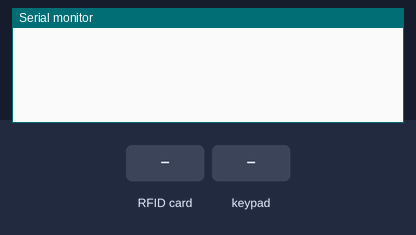
Bench run of a sketch on a simulated Arduino Uno, built with avr-gcc and run on an emulated ATmega328P. Parts: the last lines printed to the serial monitor. The inputs (shaded band) are chosen by the test bench.

Above: at 1.2 s.
1.3 s: RFID card 5E 7A 19 C4 held to the reader
At 2.0 s:
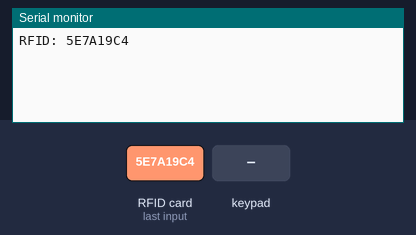
2.8 s: key '1' pressed
At 3.4 s:
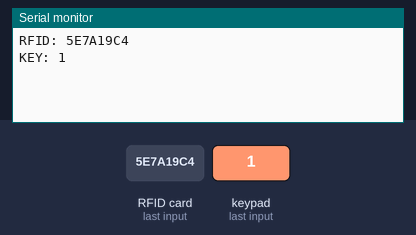
4.3 s: keypad keys 2 3 4 5 # pressed 0.4 s apart
At 7.1 s:
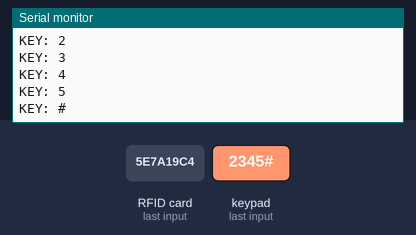
7.8 s: key 'A' pressed
At 8.8 s:
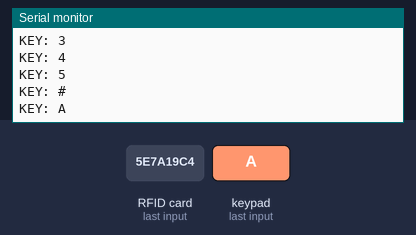
9.3 s: keypad keys 2 3 4 5 * pressed 0.4 s apart
At 12.4 s:
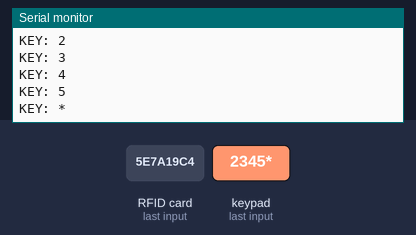
12.8 s: key 'B' pressed
At 14.1 s:
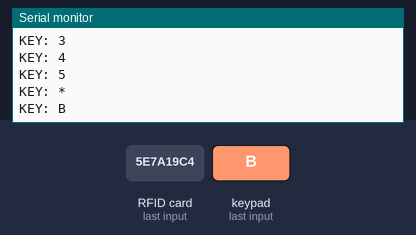
Timing chart, 0 to 15.3 s (numbered marks = the images above; inputs shaded):
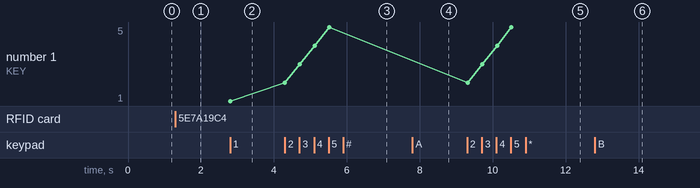

Measured:
- after the input at 1.3 s, the serial monitor: prints a new line at once (image 1)
- after the input at 2.8 s, the serial monitor: prints a new line at once (image 2)
- after the input at 4.3 s, the serial monitor: prints a new line at once (image 3)
- after the input at 7.8 s, the serial monitor: prints a new line at once (image 4)
- after the input at 9.3 s, the serial monitor: prints a new line at once (image 5)
- after the input at 12.8 s, the serial monitor: prints a new line at once (image 6)

The sketch:

monc-arduino.ino
```cpp
/* --------------------------------------
 *             MFRC522      Arduino
 *             Reader/PCD   Uno/101
 * Signal      Pin          Pin
 * --------------------------------------
 * RST/Reset   RST          9
 * SPI SS      SDA(SS)      10
 * SPI MOSI    MOSI         11 / ICSP-4
 * SPI MISO    MISO         12 / ICSP-1
 * SPI SCK     SCK          13 / ICSP-3
 */

#include <Keypad.h>
#include <SPI.h>
#include <MFRC522.h>

#define SS_PIN 10
#define RST_PIN A0 //Ignore, RST pin used instead

//Keypad initialization
const byte ROWS = 4;
const byte COLS = 4;
char keys[ROWS][COLS] = {
  {'1','2','3','A'},
  {'4','5','6','B'},
  {'7','8','9','C'},
  {'*','0','#','D'}
};
byte rowPins[ROWS] = {2, 3, 4, 5};
byte colPins[COLS] = {6, 7, 8, 9};

Keypad keypad = Keypad( makeKeymap(keys), rowPins, colPins, ROWS, COLS );

MFRC522 rfid(SS_PIN, RST_PIN);
MFRC522::MIFARE_Key key;


void setup(){
  Serial.begin(9600);

  SPI.begin(); // Init SPI bus
  rfid.PCD_Init(); // Init MFRC522
}

void loop(){
  char key = keypad.getKey();

  //Keypress detected. Print key
  if (key != NO_KEY){
    Serial.print("KEY: ");
    Serial.println(key);
  }

  // Look for new cards
  if ( ! rfid.PICC_IsNewCardPresent()){
    return;
  }

  // Verify if the NUID has been readed
  if ( ! rfid.PICC_ReadCardSerial()){
    return;
  }

  // Check is the PICC of Classic MIFARE type
  MFRC522::PICC_Type piccType = rfid.PICC_GetType(rfid.uid.sak);
  if (piccType != MFRC522::PICC_TYPE_MIFARE_MINI &&
    piccType != MFRC522::PICC_TYPE_MIFARE_1K &&
    piccType != MFRC522::PICC_TYPE_MIFARE_4K) {
    Serial.println(F("RFID: Error: Not a MIFARE Type cardd"));
    return;
  }

  // Print NUID
  Serial.print("RFID: ");
  printHex(rfid.uid.uidByte, rfid.uid.size);
  Serial.println();

  // Stop repeatative printing
  rfid.PICC_HaltA();
  rfid.PCD_StopCrypto1();
}

/*
 * Print NUIN as Hexadecimal
 */
void printHex(byte *buffer, byte bufferSize) {
  for (byte i = 0; i < bufferSize; i++) {
    Serial.print(buffer[i], HEX);
  }
}

/**
 * #include <SPI.h>
#include <MFRC522.h>

#define SS_PIN 10
#define RST_PIN A0

MFRC522 rfid(SS_PIN, RST_PIN); // Instance of the class

MFRC522::MIFARE_Key key;

// Init array that will store new NUID
byte nuidPICC[4];

void setup() {
  Serial.begin(9600);
  SPI.begin(); // Init SPI bus
  rfid.PCD_Init(); // Init MFRC522

  for (byte i = 0; i < 6; i++) {
    key.keyByte[i] = 0xFF;
  }

  Serial.println(F("This code scan the MIFARE Classsic NUID."));
  Serial.print(F("Using the following key:"));
  printHex(key.keyByte, MFRC522::MF_KEY_SIZE);
}

void loop() {

  // Look for new cards
  if ( ! rfid.PICC_IsNewCardPresent())
    return;

  // Verify if the NUID has been readed
  if ( ! rfid.PICC_ReadCardSerial())
    return;

  Serial.print(F("PICC type: "));
  MFRC522::PICC_Type piccType = rfid.PICC_GetType(rfid.uid.sak);
  Serial.println(rfid.PICC_GetTypeName(piccType));

  // Check is the PICC of Classic MIFARE type
  if (piccType != MFRC522::PICC_TYPE_MIFARE_MINI &&
    piccType != MFRC522::PICC_TYPE_MIFARE_1K &&
    piccType != MFRC522::PICC_TYPE_MIFARE_4K) {
    Serial.println(F("Your tag is not of type MIFARE Classic."));
    return;
  }

  if (rfid.uid.uidByte[0] != nuidPICC[0] ||
    rfid.uid.uidByte[1] != nuidPICC[1] ||
    rfid.uid.uidByte[2] != nuidPICC[2] ||
    rfid.uid.uidByte[3] != nuidPICC[3] ) {
    Serial.println(F("A new card has been detected."));

    // Store NUID into nuidPICC array
    for (byte i = 0; i < 4; i++) {
      nuidPICC[i] = rfid.uid.uidByte[i];
    }

    Serial.println(F("The NUID tag is:"));
    Serial.print(F("In hex: "));
    printHex(rfid.uid.uidByte, rfid.uid.size);
    Serial.println();
    Serial.print(F("In dec: "));
    printDec(rfid.uid.uidByte, rfid.uid.size);
    Serial.println();
  }
  else Serial.println(F("Card read previously."));

  // Halt PICC
  rfid.PICC_HaltA();

  // Stop encryption on PCD
  rfid.PCD_StopCrypto1();
}


/**
 * Helper routine to dump a byte array as hex values to Serial.
 *//*
void printHex(byte *buffer, byte bufferSize) {
  for (byte i = 0; i < bufferSize; i++) {
    Serial.print(buffer[i] < 0x10 ? " 0" : " ");
    Serial.print(buffer[i], HEX);
  }
}

/**
 * Helper routine to dump a byte array as dec values to Serial.
 *//*
void printDec(byte *buffer, byte bufferSize) {
  for (byte i = 0; i < bufferSize; i++) {
    Serial.print(buffer[i] < 0x10 ? " 0" : " ");
    Serial.print(buffer[i], DEC);
  }
}
 */
```
